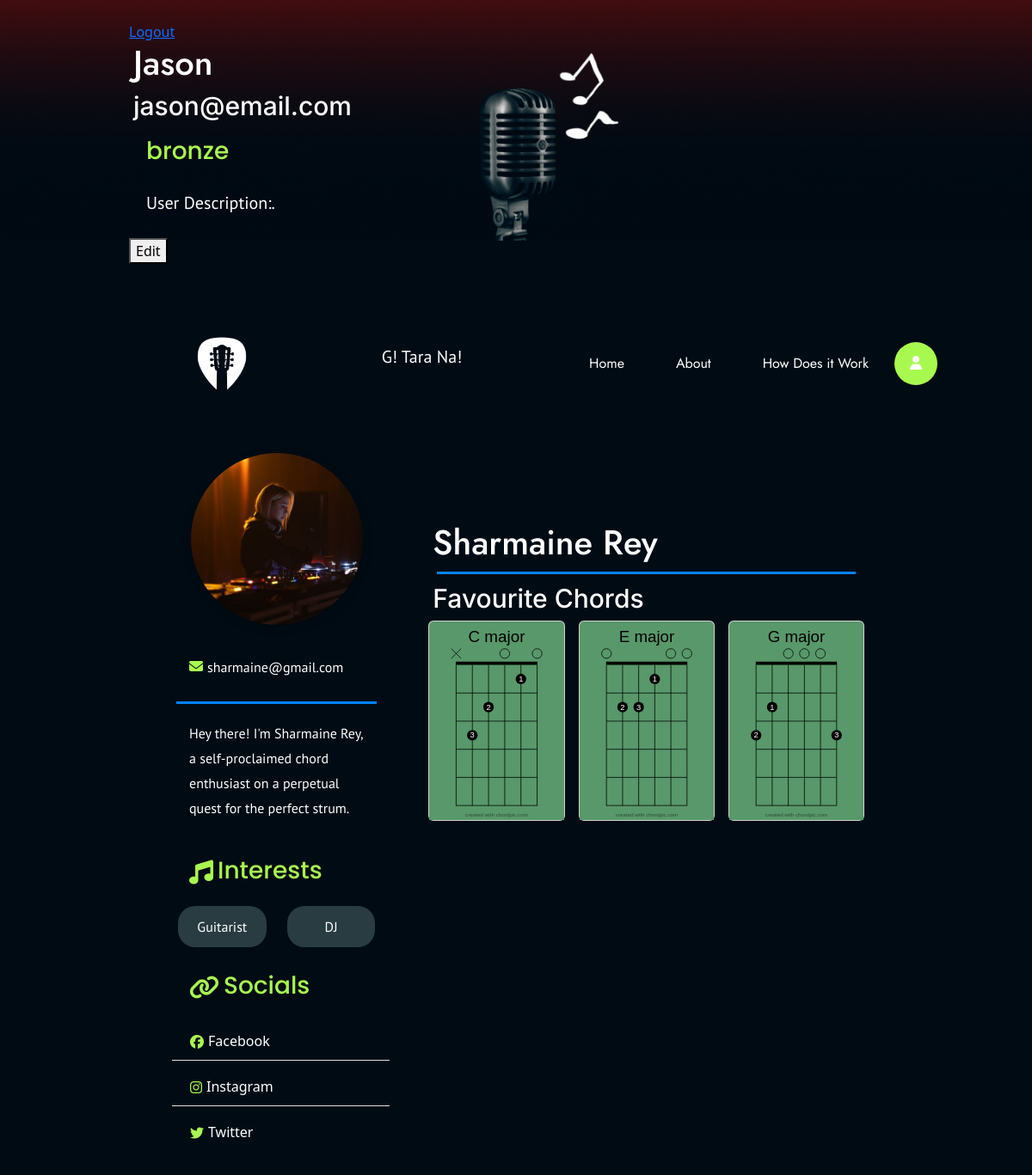
The page /srcs/profile.php (signed in) on the database its author committed.
### tables this page shows
CREATE TABLE `users` (
  `user_id` int(11) NOT NULL,
  `username` varchar(30) NOT NULL,
  `email` varchar(30) NOT NULL,
  `pwd` varchar(255) NOT NULL,
  `created_at` datetime NOT NULL DEFAULT curtime()
);

CREATE TABLE `user_description` (
  `user_id` int(11) NOT NULL,
  `profile_text` text DEFAULT NULL
);

### srcs/backend/includes/profile_model.inc.php (called while the page is built, shortened)
<?php
function get_info(object $pdo, string $userId)
{
    $query = "SELECT username FROM users WHERE user_id = :user_id;";
    $stmt = $pdo->prepare($query);
    $stmt->bindParam(":user_id", $userId);
    $stmt->execute();
    $result = $stmt->fetch(PDO::FETCH_ASSOC);
    return $result;
}
function get_email(object $pdo, string $userId)
{
    $query = "SELECT email FROM users WHERE user_id = :user_id;";
    $stmt = $pdo->prepare($query);
    $stmt->bindParam(":user_id", $userId);
    $stmt->execute();
    $result = $stmt->fetch(PDO::FETCH_ASSOC);
    return $result;
}
function get_description(object $pdo, string $userId)
{
    $query = "SELECT profile_text FROM user_description WHERE user_id = :user_id;";
    $stmt = $pdo->prepare($query);
    $stmt->bindParam(":user_id", $userId);
    $stmt->execute();
    $result = $stmt->fetch(PDO::FETCH_ASSOC);
    return $result;
}
?>

### srcs/profile.php (the view, shortened to what this page needs)
<?php
require_once "backend/includes/profile_model.inc.php";
require_once "backend/includes/dbh.inc.php";
?>
<!DOCTYPE html>
<html lang="en">
<head>
    <link rel="stylesheet" type="text/css" href = "style.css">
    <link href="https://cdn.jsdelivr.net/npm/bootstrap@5.3.2/dist/css/bootstrap.min.css" rel="stylesheet">
    <link rel="stylesheet" type="text/css" href="https://cdnjs.cloudflare.com/ajax/libs/font-awesome/6.4.2/css/all.min.css">
</head>
<body class="user">
<a href="backend/includes/logout.inc.php">Logout</a>
  <h1>
      <?php
      $username = get_info($pdo, $_SESSION["user_id"]);
      echo $username["username"];
      ?>
  </h1>
  <h2>
      <?php
      $email = get_email($pdo, $_SESSION["user_id"]);
      echo $email["email"];
      ?>
  </h2>
  <h3>
      <?php
      $profile_text = get_description($pdo, $_SESSION["user_id"]);
      echo $profile_text["profile_text"];
      ?>
  </h3>
  <div id="descriptionDisplay">
    <p>User Description: <span id="descriptionText">.</span></p>
    <button onclick="showEdit()">Edit</button>
  </div>
    <div class="navbar">
        <a href="../index.php">
            <img src="../srcs/pictures/icon.png" alt="Icon">
        </a>
        <p> G! Tara Na! </p>
        <div class="right_side">
            <a href="../index.php">Home</a>
            <a href="../srcs/about.html">About</a>
            <a href="../srcs/instructions.html">How Does it Work</a>
            <div class="icon_circle">
                <a href="../srcs/backend/login.php">
                <i class="fa fa-user icon"></i>
                </a>
            </div>
        </div>
    </div>
    <header></header>
    <div class="header__wrapper">
        <div class="cols__container">
          <div class="left__col">
            <div class="img__container">
                <img src="pictures/profile.png" alt="Sharmaine Rey" />
              </div>
            <div class="user_info">
                <p> <i class="fa fa-envelope icon"> </i> sharmaine@gmail.com </p>
                <br class="br">
                <div class="bio">
                    <p>
                      Hey there! I'm Sharmaine Rey, a self-proclaimed chord enthusiast on a perpetual quest for the perfect strum.
                    </p>
                </div>
                <div class="profile_tag_container">
                    <h3> <i class="fa fa-music icon"> </i>Interests </h3>
                    <div class="profile_tag_section">
                        <div class="profile_tag"> <p> Guitarist </p> </div>
                        <div class="profile_tag"> <p> DJ </p> </div>
                    </div>
                </div>
                <div class="">
                    <h3> <i class="fa fa-link icon"> </i>Socials </h3>
                    <ul class="list-group list-group-flush">
                        <li class="list-group-item"> <i class="fab fa-facebook icon"></i> Facebook </li>
                        <li class="list-group-item"> <i class="fab fa-instagram icon"></i> Instagram </li>
                        <li class="list-group-item"> <i class="fab fa-twitter icon"></i> Twitter </li>
                      </ul>
                </div>
            </div>
          </div>
          <div class="right__col">
            <h1> Sharmaine Rey </h1>
            <br class="br">
            <h2> Favourite Chords </h2>
            <div class="favourite_chords_cards">
                <div class="row row-cols-1 row-cols-md-3 g-3">
                    <div class="col">
                      <div class="card">
                        <img id="favourite_chords" src="chords/majors/C.svg" class="card-img-top" alt="...">
                      </div>
                    </div>
                    <div class="col">
                      <div class="card">
                        <img id="favourite_chords" src="chords/majors/e.svg" class="card-img-top" alt="...">
                      </div>
                    </div>
                    <div class="col">
                      <div class="card">
                        <img id="favourite_chords" src="chords/majors/g.svg" class="card-img-top" alt="...">
                      </div>
                    </div>
            </div>
          </div>
        </div>
      </div>
    </div>
</body>
</html>

### srcs/style.css (style rules this page uses)
body { padding: 25px 150px 0px 150px; box-sizing: border-box; }
.navbar { height: 12%; display:flex; align-items: center; justify-content: space-between; width: 100%; margin: 40px; }
.right_side { display: flex; align-items: center; }
.navbar img { width: 76px; height: 76px; flex-shrink: 0; cursor: pointer; }
.navbar a { text-decoration: none; padding: 10px; margin: 20px; }
.icon_circle { display: flex; align-items: center; justify-content: center; width: 50px; height: 50px; border-radius: 50%; background-color: #A8F94F; }
.index h1, .about h1, .instructions_landing h1, .user h1, .right_side a, .music_player h1, .admin h1, .artist_info h2 { font-family: 'Jost'; color: #fff; }
.header h2, .about h2, .instructions h2, .team h2, .team_profile h2, .user h2, .chordchecker_content h2, .results h3 { font-family: 'Inter'; color: #fff; font-size: 30px; }
.about h3, .instructions h3, .user h3 { font-family: 'Poppins', sans-serif; color: #A8F94F; }
.artist_info p, .about p, .instructions p, .user p { font-family: 'PT Sans', sans-serif; font-size: 20px; }
h1, h2,h3, p { color: #FFF; text-align: center; }
.team_profile h2, h3, p { text-align: left; display: flex; margin: 10px; padding: 10px; }
.instructions_readchordchart p, ul { color: #FFF; }
.user { background-color: #000B14; width: 100%; height: 2px; position: absolute; width: 100%; z-index: -1; top: 0; left: 0; height: auto; }
.user li, .bio, h1, h2 { color: #fff; display: flex; align-items: left; margin: 5px; }
.br { display: block; content: ''; border-top: 3px solid #0084FC; margin: 10px ; }
.profile_tag_section { display: flex; }
.profile_tag { margin: 2px; width: 50%; }
.profile_tag p { text-align: center; justify-content: center; color: #000; background-color: #293C41; border-radius: 20px; }
#favourite_chords { display: inline-block; background-color: #58986A ; }
header { width: 100%; background: url("pictures/user_coverphoto.gif") no-repeat 50% 20% / cover; min-height: calc(100px + 15vw); position: absolute; z-index: -1; top: 0; left: 0; }
.header__wrapper { margin-top: 12%; }
.header__wrapper .icon { color: #A8F94F; margin: 5px; }
.header__wrapper .cols__container .left__col { padding: 25px 20px; text-align: center; max-width: 350px; position: relative; margin: 0 auto; width: 100%; }
.header__wrapper .cols__container .left__col .list-group-item { width: 100%; background-color: #000B14; }
.user_info { margin-top: 120px; }
.header__wrapper .cols__container .left__col .img__container { position: absolute; top: -80px; left: 50%; transform: translatex(-50%); height: fit-content; }
.header__wrapper .cols__container .left__col .img__container img { width: 200px; height: 200px; object-fit: cover; border-radius: 50%; display: block; box-shadow: 1px 3px 12px rgba(0, 0, 0, 0.18); }
.header__wrapper .cols__container .content p, .left__col p { font-size: 1rem; color: #ffffff; line-height: 1.8em; }
@media (min-width: 868px) { .header__wrapper .cols__container { max-width: 1200px; margin: 0 auto; width: 90%; justify-content: space-between; display: grid; grid-template-columns: 1fr 2fr; gap: 50px; } }
@media (min-width: 868px) { .header__wrapper .cols__container .left__col { padding: 25px 0px; } }
@media (min-width: 1017px) { .header__wrapper .cols__container .left__col { margin: 0; margin-right: auto; } }

### rows shown on the page
users: username "Jason", email "jason@email.com"
user_description: profile_text "bronze"
